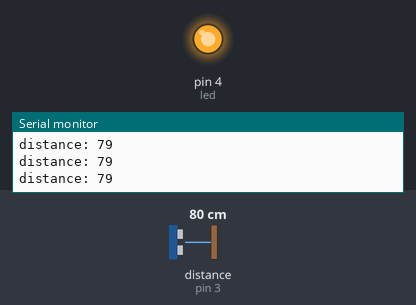
Bench run of a sketch on a simulated Arduino Uno, built with avr-gcc and run on an emulated ATmega328P. On the bench: output pins drawn as LEDs (lit = HIGH), the last lines printed to the serial monitor. Wiring (inferred from the names in the program): ultrasonic range finder: trigger pin 2; echo pin 3. The test bench sets the inputs (shaded band); at power-on: distance to the obstacle (sensor on pin 3) 80 cm. The echo pulse lasts 58.3 µs per cm; pins used as bus, display or sensor lines are not drawn.

Above: at 1.2 s.
1.3 s: distance to the obstacle (sensor on pin 3) set to 29 cm
2.8 s: distance to the obstacle (sensor on pin 3) set to 23 cm
At 3.5 s:
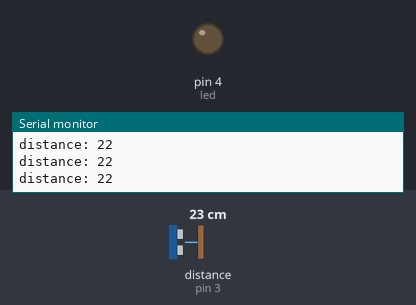
4.3 s: distance to the obstacle (sensor on pin 3) set to 35 cm
At 4.6 s:
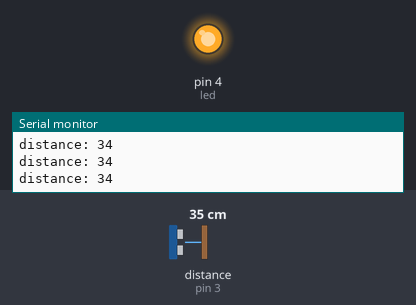
5.8 s: distance to the obstacle (sensor on pin 3) set to 2 cm
At 7.2 s:
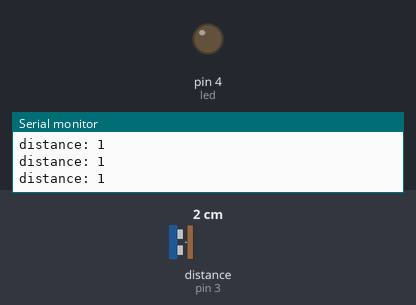
Timing chart, 0 to 8.3 s (numbered marks = the images above; inputs shaded):
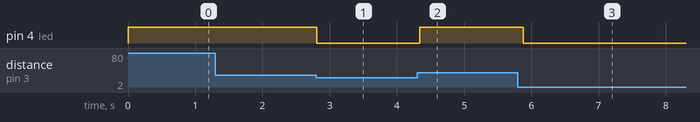

The sketch:

sensorUltrasonido.ino
```cpp
const int trig = 2;
const int echo = 3;
const int led = 4;

void setup() {
  // put your setup code here, to run once:
  Serial.begin(9600);
  pinMode(trig,OUTPUT);
  pinMode(echo,INPUT);
  pinMode(led,OUTPUT);
  digitalWrite(trig, LOW);
}

void loop() {
  // put your main code here, to run repeatedly:
  long t;
  long d;

  digitalWrite(trig,HIGH);
  delayMicroseconds(10);
  digitalWrite(trig,LOW);

  t= pulseIn(echo,HIGH);
  d = t/59;
  Serial.print("distance: ");
  Serial.println(d);
  if(d>25){
    digitalWrite(led,HIGH);
  }else{
    digitalWrite(led,LOW);
  }
  delay(100);
}
```

Measured:
- the behaviour switches between 27 and 26 cm on distance to the obstacle (sensor on pin 3) (found by bisection; images 0 and 1)
- after the input at 2.8 s, pin 4 (led): HIGH → LOW at once
- after the input at 4.3 s, pin 4 (led): LOW → HIGH at once
- after the input at 5.8 s, pin 4 (led): HIGH → LOW after 0.08 s
